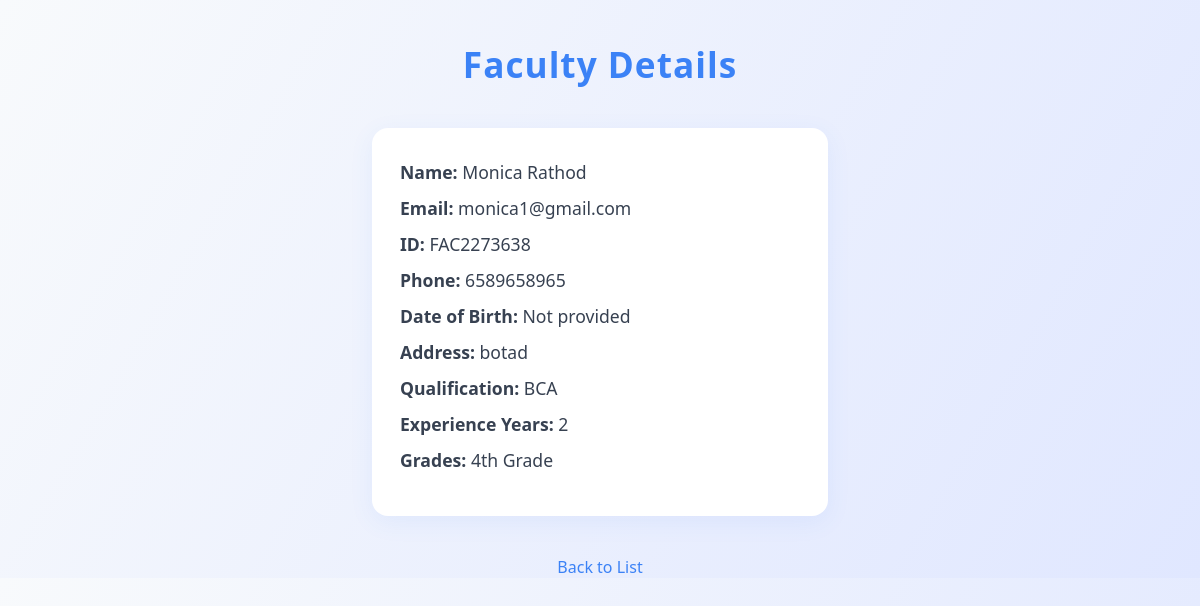
The app's page /faculty/FAC2273638/ (signed in) with its own data.
### faculty/models.py (models this page shows, shortened)
class faculties(models.Model):
    id = models.CharField(primary_key=True, max_length=20)
    name = models.CharField(max_length=100)
    email = models.EmailField(unique=True)
    phone = models.CharField(max_length=10, blank=True)
    date_of_birth = models.DateField(null=True, blank=True)
    address = models.TextField(blank=True)
    qualification = models.CharField(max_length=100, blank=True)
    experience_years = models.IntegerField(default=0)
    grades = models.ManyToManyField(Grade, help_text="Select grades this faculty teaches")
    class Meta:
        verbose_name_plural = "Faculties"
        ordering = ['name']

### student/student_crud_models.py (models this page shows, shortened)
class Grade(models.Model):
    GRADE_CHOICES = [
        (1, '1st Grade'),
        (2, '2nd Grade'),
        (3, '3rd Grade'),
        (4, '4th Grade'),
        (5, '5th Grade'),
        (6, '6th Grade'),
        (7, '7th Grade'),
        (8, '8th Grade'),
        (9, '9th Grade'),
        (10, '10th Grade'),
        (11, '11th Grade'),
        (12, '12th Grade'),
    ]
    grade = models.IntegerField(choices=GRADE_CHOICES, unique=True)

### faculty/faculty_crud_views.py (the view)
# urls.py: path('faculty/<str:pk>/', faculty_detail, name='faculty_detail'),
@login_required
def faculty_detail(request, pk):
    faculty = get_object_or_404(faculties, pk=pk)
    return render(request, 'faculty/faculty_detail.html', {'faculty': faculty})

### faculty/templates/faculty/faculty_detail.html (shortened to what this page needs)
<!DOCTYPE html>
<html lang="en">
<head>
</head>
<body>
    <h1>Faculty Details</h1>
    <div class="card">
        <ul>
            <li><strong>Name:</strong> {{ faculty.name }}</li>
            <li><strong>Email:</strong> {{ faculty.email }}</li>
            <li><strong>ID:</strong> {{ faculty.id }}</li>
            <li><strong>Phone:</strong> {{ faculty.phone|default:"Not provided" }}</li>
            <li><strong>Date of Birth:</strong> {{ faculty.date_of_birth|default:"Not provided" }}</li>
            <li><strong>Address:</strong> {{ faculty.address|default:"Not provided" }}</li>
            <li><strong>Qualification:</strong> {{ faculty.qualification|default:"Not provided" }}</li>
            <li><strong>Experience Years:</strong> {{ faculty.experience_years }}</li>
            <li><strong>Grades:</strong>
                {% for grade in faculty.grades.all %}
                    {{ grade.get_grade_display }}{% if not forloop.last %}, {% endif %}
                {% empty %}
                    No grades assigned
                {% endfor %}
            </li>
        </ul>
    </div>
    <a class="back-link" href="{% url 'faculty_list' %}">Back to List</a>
</body>
</html>

### faculty/templates/faculty/faculty_detail.html (style rules this page uses)
body { font-family: 'Segoe UI', Arial, sans-serif; background: linear-gradient(120deg, #f8fafc 0%, #e0e7ff 100%); margin: 0; padding: 0; }
h1 { text-align: center; color: #3b82f6; margin-top: 40px; font-size: 2.2em; letter-spacing: 1px; }
.card { background: #fff; max-width: 400px; margin: 40px auto; padding: 32px 28px; border-radius: 16px; box-shadow: 0 6px 24px rgba(59, 130, 246, 0.08); }
.card ul { list-style: none; padding: 0; margin: 0; }
.card li { font-size: 1.1em; color: #374151; margin-bottom: 12px; }
.back-link { display: block; text-align: center; margin-top: 18px; color: #3b82f6; text-decoration: none; font-weight: 500; }

### records on screen
faculties: name "Monica Rathod", email "monica1@gmail.com", id "FAC2273638", phone "6589658965", date_of_birth "Not provided", address "botad", qualification "BCA", experience_years "2"
Grade: grade "4th Grade"
